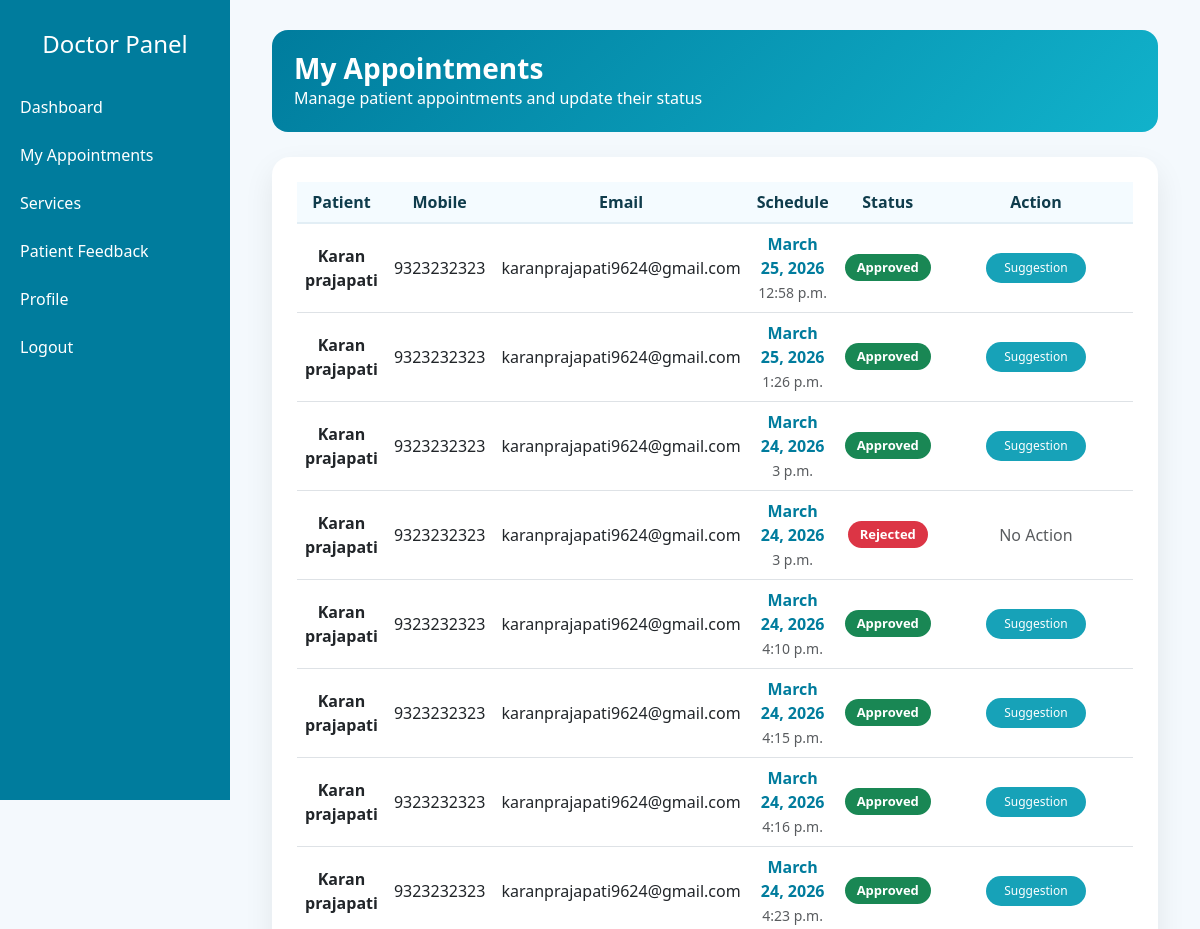
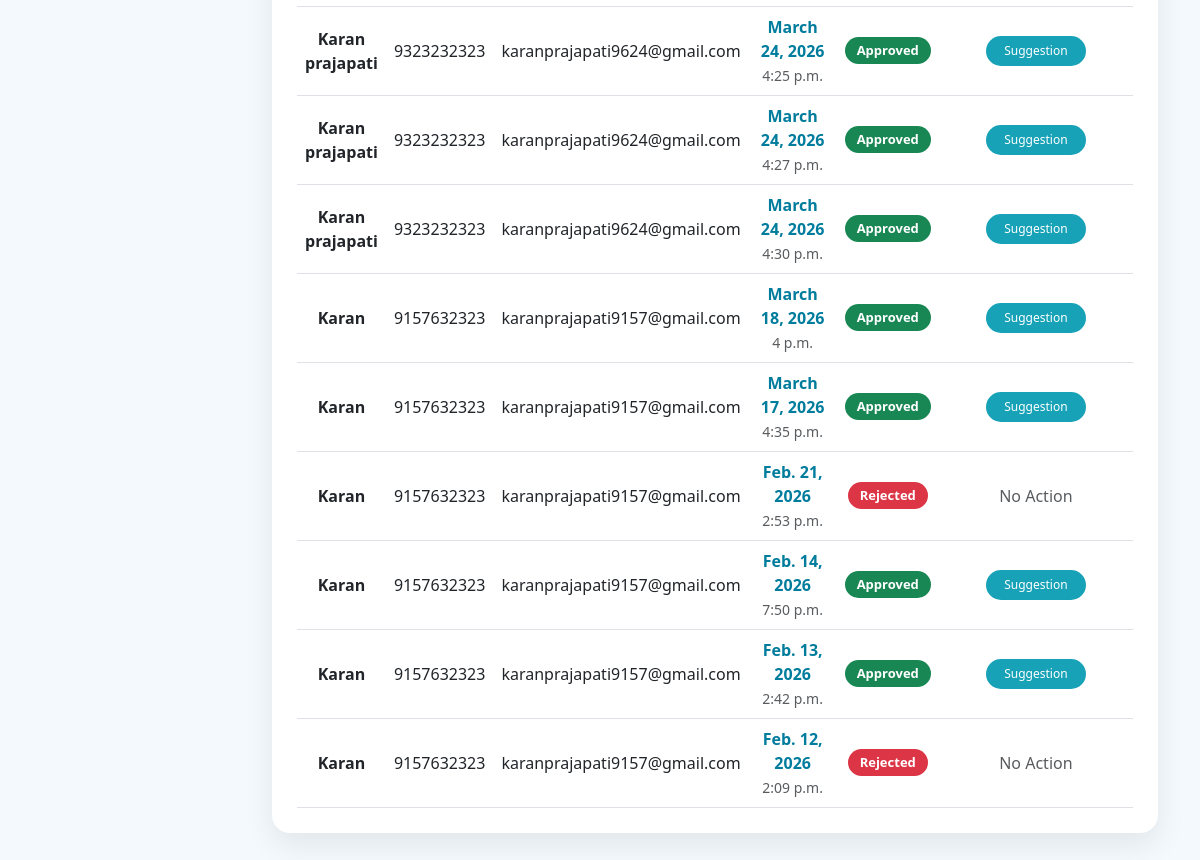
The app's page /doctor-appointments/ (signed in) with its own data (2 pictures, top to bottom).
### app/models.py (models this page shows, shortened)
class Appointment(models.Model):
    STATUS_CHOICES = (
        ('Pending', 'Pending'),
        ('Approved', 'Approved'),
        ('Rejected', 'Rejected'),
    )
    patient = models.ForeignKey(
        registration,
        on_delete=models.CASCADE
    )
    doctor = models.ForeignKey(
        DoctorRegister,
        on_delete=models.CASCADE
    )
    appointment_date = models.DateField()
    appointment_time = models.TimeField()
    status = models.CharField(
        max_length=20,
        choices=STATUS_CHOICES,
        default='Pending'
    )
    created_at = models.DateTimeField(auto_now_add=True)
    is_paid = models.BooleanField(default=False)
    razorpay_order_id = models.CharField(max_length=100, null=True, blank=True)
    razorpay_payment_id = models.CharField(max_length=100, null=True, blank=True)
    razorpay_signature = models.CharField(max_length=100, null=True, blank=True)

class registration(models.Model):
    user = models.OneToOneField(User, on_delete=models.CASCADE)  # CHANGED
    username = models.CharField(max_length=100)
    email = models.EmailField(unique=True)
    mobile = models.CharField(max_length=15)
    address = models.TextField()
    state = models.CharField(max_length=50)
    city = models.CharField(max_length=50)
    pincode = models.CharField(max_length=10)

### app/views.py (the view)
# urls.py: path('doctor-appointments/', views.doctor_appointments, name='doctor_appointments'),
@login_required(login_url='doctor_login')
def doctor_appointments(request):
    try:
        doctor = DoctorRegister.objects.get(user=request.user)
    except DoctorRegister.DoesNotExist:
        return redirect('doctor_login')
    appointments = Appointment.objects.filter(doctor=doctor).order_by('-appointment_date')
    return render(request, 'doctor/doctor_appointments.html', {
        'appointments': appointments,
        'doctor': doctor
    })

### app/templates/doctor/doctor_appointments.html (shortened to what this page needs)
{% extends "doctor/doctor_dashboard.html" %}
{% block content %}
<div class="container-fluid">
    <div class="page-header">
        <h3>My Appointments</h3>
        <p class="mb-0">Manage patient appointments and update their status</p>
    </div>
    <div class="table-container">
        <div class="table-responsive">
            <table class="table table-hover align-middle">
                <thead>
                    <tr>
                        <th>Patient</th>
                        <th>Mobile</th>
                        <th>Email</th>
                        <th>Schedule</th>
                        <th>Status</th>
                        <th width="200">Action</th>
                    </tr>
                </thead>
                <tbody>
                    {% for appointment in appointments %}
                    <tr>
                        <td class="patient-name">
                            {{ appointment.patient.username }}
                        </td>
                        <td>{{ appointment.patient.mobile }}</td>
                        <td>{{ appointment.patient.email }}</td>
                        <td>
                            <div class="schedule-date">{{ appointment.appointment_date }}</div>
                            <small class="text-muted">{{ appointment.appointment_time }}</small>
                        </td>
                        <td>
                            {% if appointment.status == "Approved" %}
                                <span class="badge bg-success">Approved</span>
                            {% elif appointment.status == "Rejected" %}
                                <span class="badge bg-danger">Rejected</span>
                            {% else %}
                                <span class="badge bg-warning text-dark">Pending</span>
                            {% endif %}
                        </td>
                        <td>
                            <div class="action-group">
                                {% if appointment.status == "Pending" %}
                                    <button class="btn action-btn btn-approve"
                                        onclick="confirmAction('{% url 'update_appointment_status' appointment.id 'approve' %}', 'approve')">
                                        Approve
                                    </button>
                                    <button class="btn action-btn btn-reject"
                                        onclick="confirmAction('{% url 'update_appointment_status' appointment.id 'reject' %}', 'reject')">
                                        Reject
                                    </button>
                                {% elif appointment.status == "Approved" %}
                                    <a href="{% url 'add_suggestion' appointment.id %}"
                                       class="btn action-btn btn-suggestion">
                                       Suggestion
                                    </a>
                                {% else %}
                                    <span class="text-muted">No Action</span>
                                {% endif %}
                            </div>
                        </td>
                    </tr>
                    {% endfor %}
                </tbody>
            </table>
        </div>
    </div>
</div>
{% endblock %}

### app/templates/doctor/doctor_dashboard.html (style rules this page uses)
body { background-color: #f4f9fd; font-family: "Segoe UI", sans-serif; }

### app/templates/doctor/doctor_appointments.html (style rules this page uses)
.page-header { background: linear-gradient(135deg, #007c9d, #11b2cb); color: #fff; padding: 22px; border-radius: 16px; margin-bottom: 25px; }
.page-header h3 { margin: 0; font-weight: 700; }
.table-container { background: #ffffff; border-radius: 18px; padding: 25px; box-shadow: 0 12px 30px rgba(0,0,0,0.08); }
.table { margin: 0; }
.table thead th { background: #f4fbff; color: #0f3c4c; font-weight: 700; border-bottom: 2px solid #e2eef5; text-align: center; }
.table tbody td { text-align: center; vertical-align: middle; }
.patient-name { font-weight: 600; color: #143b4a; }
.schedule-date { font-weight: 600; color: #007c9d; }
.badge { padding: 7px 12px; font-size: 13px; border-radius: 20px; }
.action-group { display: flex; flex-direction: column; gap: 6px; align-items: center; }
.action-btn { font-size: 12px; padding: 6px 14px; border-radius: 20px; width: 100px; }
.btn-suggestion { background: #17a2b8; color: #fff; border: none; }

### records on screen
Appointment: patient.username "Karan prajapati", patient.mobile "9323232323", patient.email "karanprajapati9624@gmail.com", appointment_date "March 25, 2026", appointment_time "12:58 p.m.", status "Approved"
Appointment: patient.username "Karan prajapati", patient.mobile "9323232323", patient.email "karanprajapati9624@gmail.com", appointment_date "March 25, 2026", appointment_time "1:26 p.m.", status "Approved"
Appointment: patient.username "Karan prajapati", patient.mobile "9323232323", patient.email "karanprajapati9624@gmail.com", appointment_date "March 24, 2026", appointment_time "3 p.m.", status "Approved"
Appointment: patient.username "Karan prajapati", patient.mobile "9323232323", patient.email "karanprajapati9624@gmail.com", appointment_date "March 24, 2026", appointment_time "3 p.m.", status "Rejected"
Appointment: patient.username "Karan prajapati", patient.mobile "9323232323", patient.email "karanprajapati9624@gmail.com", appointment_date "March 24, 2026", appointment_time "4:10 p.m.", status "Approved"
Appointment: patient.username "Karan prajapati", patient.mobile "9323232323", patient.email "karanprajapati9624@gmail.com", appointment_date "March 24, 2026", appointment_time "4:15 p.m.", status "Approved"
Appointment: patient.username "Karan prajapati", patient.mobile "9323232323", patient.email "karanprajapati9624@gmail.com", appointment_date "March 24, 2026", appointment_time "4:16 p.m.", status "Approved"
Appointment: patient.username "Karan prajapati", patient.mobile "9323232323", patient.email "karanprajapati9624@gmail.com", appointment_date "March 24, 2026", appointment_time "4:23 p.m.", status "Approved"
Appointment: patient.username "Karan prajapati", patient.mobile "9323232323", patient.email "karanprajapati9624@gmail.com", appointment_date "March 24, 2026", appointment_time "4:25 p.m.", status "Approved"
Appointment: patient.username "Karan prajapati", patient.mobile "9323232323", patient.email "karanprajapati9624@gmail.com", appointment_date "March 24, 2026", appointment_time "4:27 p.m.", status "Approved"
Appointment: patient.username "Karan prajapati", patient.mobile "9323232323", patient.email "karanprajapati9624@gmail.com", appointment_date "March 24, 2026", appointment_time "4:30 p.m.", status "Approved"
Appointment: patient.username "Karan", patient.mobile "9157632323", patient.email "karanprajapati9157@gmail.com", appointment_date "March 18, 2026", appointment_time "4 p.m.", status "Approved"
Appointment: patient.username "Karan", patient.mobile "9157632323", patient.email "karanprajapati9157@gmail.com", appointment_date "March 17, 2026", appointment_time "4:35 p.m.", status "Approved"
Appointment: patient.username "Karan", patient.mobile "9157632323", patient.email "karanprajapati9157@gmail.com", appointment_date "Feb. 21, 2026", appointment_time "2:53 p.m.", status "Rejected"
Appointment: patient.username "Karan", patient.mobile "9157632323", patient.email "karanprajapati9157@gmail.com", appointment_date "Feb. 14, 2026", appointment_time "7:50 p.m.", status "Approved"
Appointment: patient.username "Karan", patient.mobile "9157632323", patient.email "karanprajapati9157@gmail.com", appointment_date "Feb. 13, 2026", appointment_time "2:42 p.m.", status "Approved"
Appointment: patient.username "Karan", patient.mobile "9157632323", patient.email "karanprajapati9157@gmail.com", appointment_date "Feb. 12, 2026", appointment_time "2:09 p.m.", status "Rejected"
